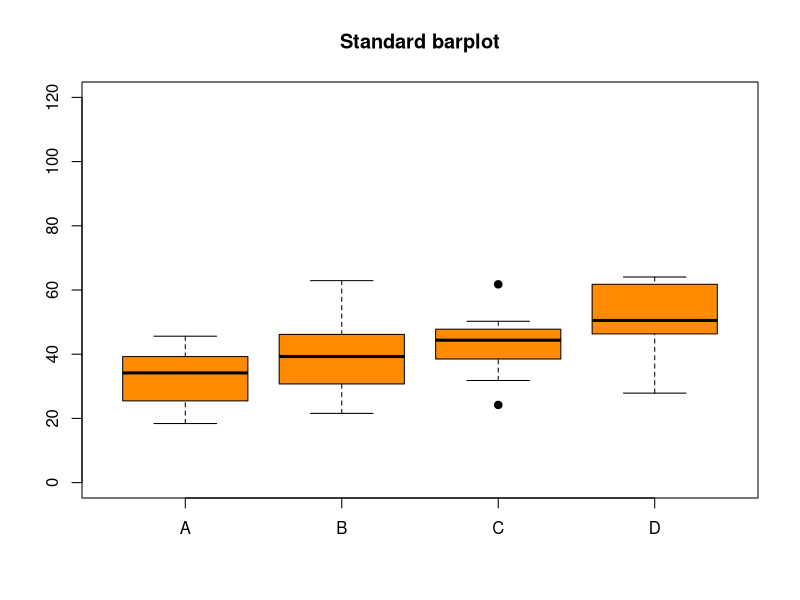
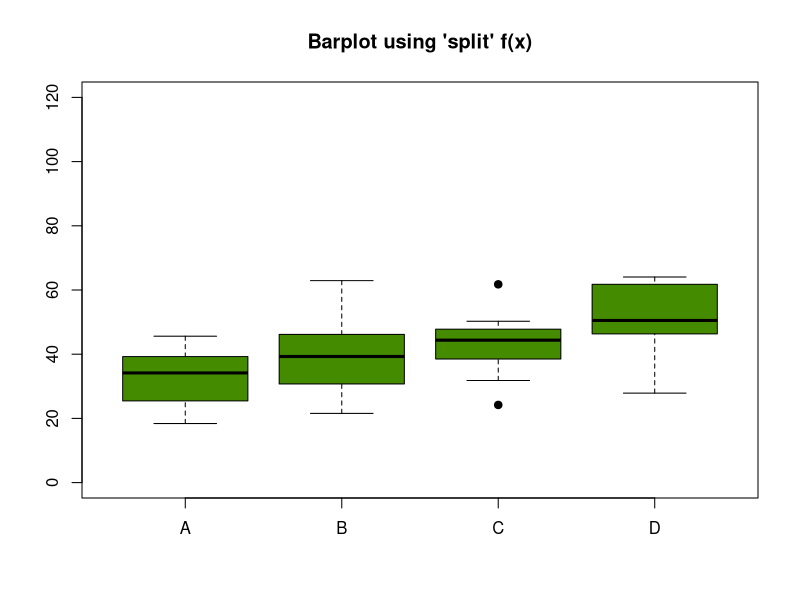
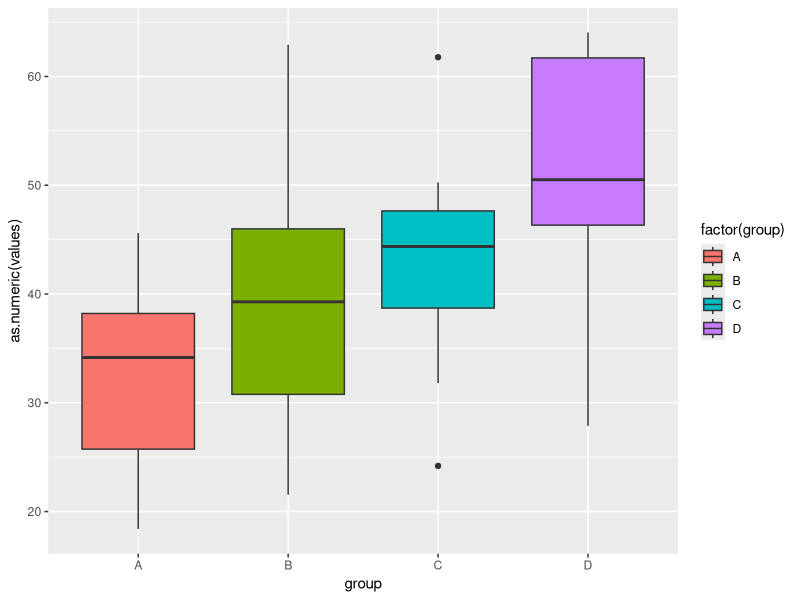
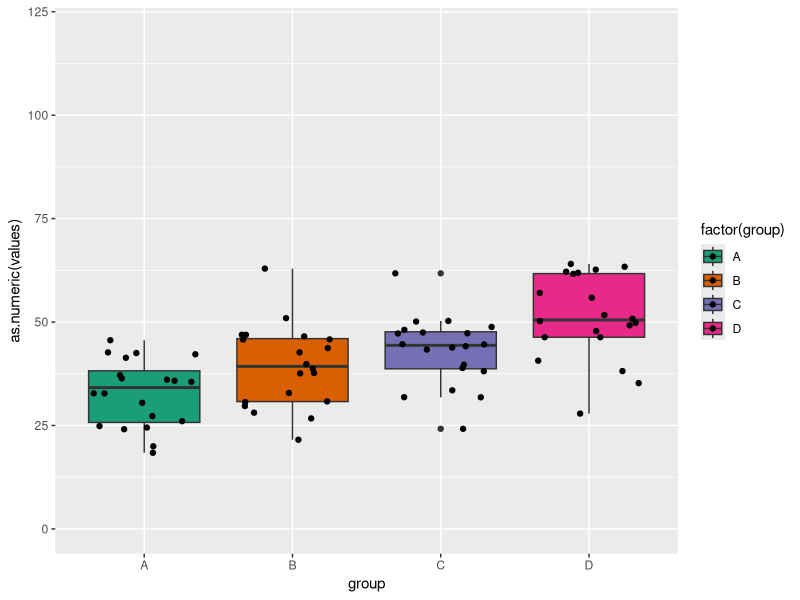
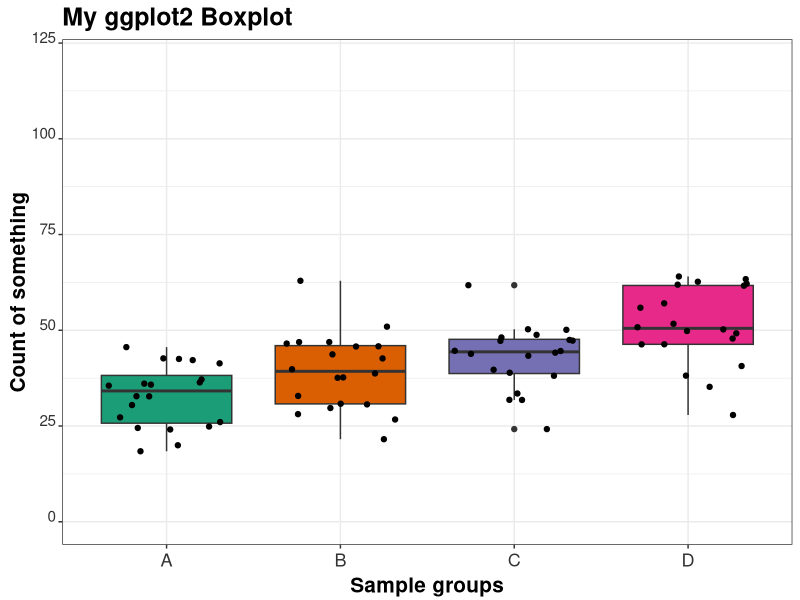
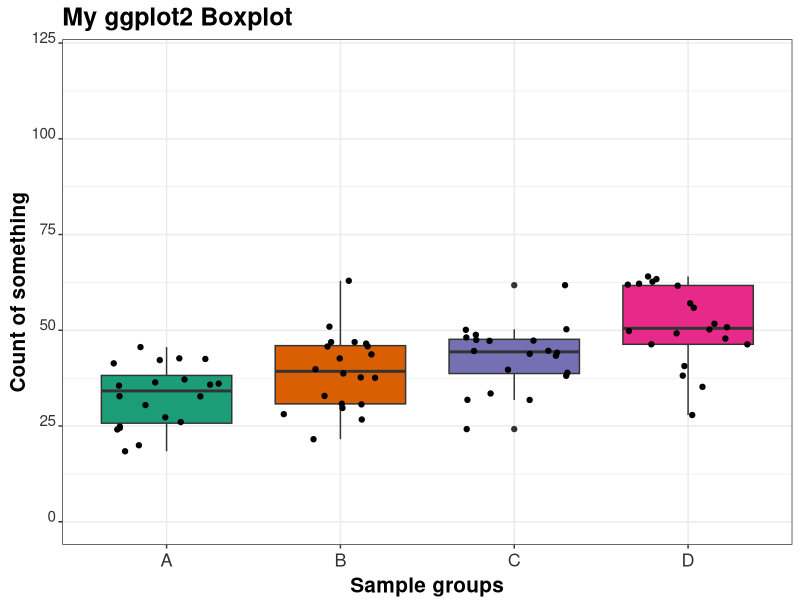

Recreate these plots in R, in order. (Note: this script raises an error after producing the figures.)
# Load required libraries
#
library(ggplot2)
#
# 
# Custom functions
#
make_contrast_coord <- function(n) {
  tmp <- do.call(rbind,lapply(1:n, (function(i){
    do.call(rbind,lapply(1:n, (function(j){
      if(j > i) {
        c(i,j)  
      }
    })))
  })))
  tmp <- data.frame(tmp)
  colnames(tmp) <- c("str", "end")
  tmp$ave <- apply(tmp, 1, mean)
  tmp$len <- apply(tmp, 1, (function(vct){ max(vct) - min(vct) }))
  return(tmp)
}
pval_to_asterisks <- function(p_vals) {
  astk <- sapply(as.numeric(as.character(p_vals)), (function(pv){
    if(pv >= 0 & pv < 0.0001) {
      "****"
    } else if (pv >= 0 & pv < 0.001) {
      "***"
    } else if (pv >= 0 & pv < 0.01) {
      "**"
    }  else if (pv >= 0 & pv < 0.05) {
      "*"
    } else {
      NA
    }
  }))
  return(astk)
}
#
#
# Generate a random dataset: a 20 row x 4 column matrix
#
set.seed(999)
my_data <- matrix(sapply(c(1,2.2,2.9,4.2), (function(i){ rnorm(20, 30 + (5*i), 7+i)})),
                  nrow = 20,
                  ncol = 4, 
                  dimnames = list(paste("r", as.character(1:20), sep =""), c("A", "B", "C", "D")))
boxplot(my_data, col = "darkorange", pch = 19, ylim = c(0,120), main = "Standard barplot")
head(my_data)
#
# Critical step: convert the matrix into a data frame
# In the resulting data frame, the condition <<A,B,C,D>> is converted in new variable
# The 20 x 4 matrix is converted to a 80 x 2 matrix
# Each row has two cells: condition {A,B,C,D} and value {measured value}
#
my_df <- data.frame(do.call(rbind, lapply(colnames(my_data), (function(clnm){
  values <- my_data[,clnm]
  group <- rep(clnm, nrow(my_data))
  cbind(values, group) # Note that this returns a character matrix
}))), row.names = NULL)
#
#
# Let's make sure that data are in the correct format
# values: numeric
# group: factor
#
my_df$values <- as.numeric(as.character(my_df$values))
is.factor(my_df$group)
#
#
# We can still draw a standard boxplot from here, using the "split" function
# This is the fastestt way (but the resulting plot won't be the cutest possible)
#
boxplot(split(my_df$values, my_df$group),
        col = "chartreuse4", pch = 19, ylim = c(0,120), main = "Barplot using 'split' f(x)")
#
#
# Now plot a basic boxplot with ggplot2
#
bp <- ggplot(my_df, aes(x = group, y = as.numeric(values), fill = factor(group)))
bp <- bp + geom_boxplot(notch = F)
bp
#
#
# define ylim, set colors and impose jitter
#
bp <- bp + ylim(c(0,120))
my_colors <- c("#1b9e77", "#d95f02", "#7570b3", "#e7298a")
bp <- bp + scale_fill_manual(values=my_colors)
bp <- bp + geom_point(position = position_jitter(width = 0.35))
bp
#
#
# change labels and title and theme; adjust labels margins as needed
#
bp <- bp + labs(title="My ggplot2 Boxplot", x="Sample groups", y = "Count of something")
bp <- bp + theme_bw()
bp <- bp + theme(legend.position="none") # Remove legend
bp <- bp + theme(axis.text.x = element_text(colour="grey20",size=13,angle=0,hjust=.5,vjust=.5,face="plain"),
                 axis.text.y = element_text(colour="grey20",size=11,angle=0,hjust=1,vjust=0,face="plain"),  
                 axis.title.x = element_text(colour="black",size=15,angle=0,hjust=.5,vjust=0,face="bold"),
                 axis.title.y = element_text(colour="black",size=15,angle=90,hjust=.5,vjust=.5,face="bold"),
                 plot.title = element_text(size=18, face = "bold"))
bp
#
#
# Let's complete this analysis by running an ANOVA significance test
# and adding annotation to the plot: which are the significan differences?
# What about the p-values? Let's start with the ANOVA
#
my_anova <- aov(values~group, data = my_df)
my_anova <- TukeyHSD(my_anova)
my_anova <- data.frame(cbind(my_anova$group, 
                             make_contrast_coord(length(levels(my_df$group)))))
my_anova$astks <- pval_to_asterisks(my_anova$p.adj)
#
#
# my_anova includes information about the ANOVA test on our dataset.
# Let's remove non-significant differences, as those won't be plotted.
# The filtered data frame is called tiny_anova. We also order the
# rows according to the distance between boxes (in the boxplot).
# Differences between boxes far away will be annotated at the top
#
tiny_anova <- my_anova[my_anova$p.adj < 0.05,]
tiny_anova <- tiny_anova[order(tiny_anova$len, decreasing = FALSE),]
#
#
# Let's set some parameters for the annotation. Change this depending to the specific boxplot
#
lowest.y <- 85
highest.y <- 110
margin.y <- 5
#
#
# Define the positions where the p-value segments will be drawn and then annotate the p-vals
#
actual.ys <- seq(lowest.y, highest.y, length.out = nrow(tiny_anova))
tiny_anova$ys <- actual.ys
bp_ask <- bp + annotate("segment", x = tiny_anova$str, y = tiny_anova$ys, 
                    xend = tiny_anova$end, yend = tiny_anova$ys, 
                    colour = "black", size = 0.95)
bp_val1 <- bp_ask + annotate("text", x = tiny_anova$ave, y = (tiny_anova$ys + margin.y) , 
                    xend = tiny_anova$end, yend = tiny_anova$ys, 
                    label = paste ("p-val =", format(round(tiny_anova$p.adj, 4), nsmall = 4)))
bp_ask <- bp_ask + annotate("text", x = tiny_anova$ave, y = (tiny_anova$ys + (margin.y/3)) , 
                        xend = tiny_anova$end, yend = tiny_anova$ys,
                        label = tiny_anova$astks, size = 10)
#
#
# Here are three plots:
# 1) boxplot without annotations
# 2) boxplot with p-val annotations (up to 4 decimal places)
# 3) boxplot with *** annotations
#
bp
bp_val
bp_ask
#
#
# Success! Done...
# For questions, contact me at damiano.fantini@gmail.com
# Or visit: http://www.biotechworld.it/bioinf/
#
#
